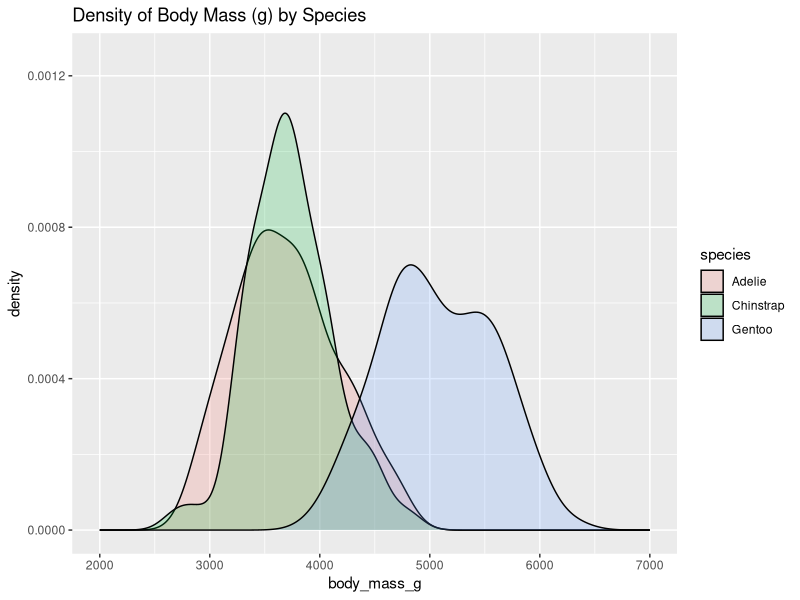
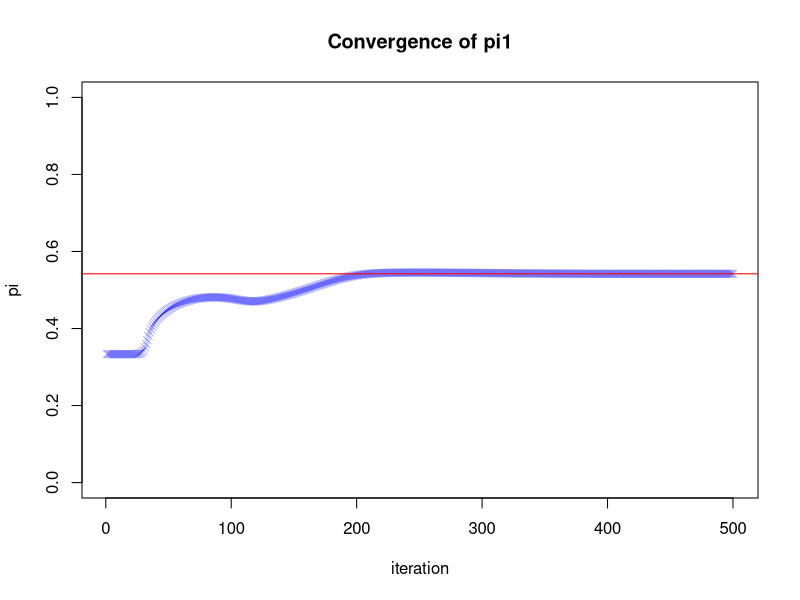
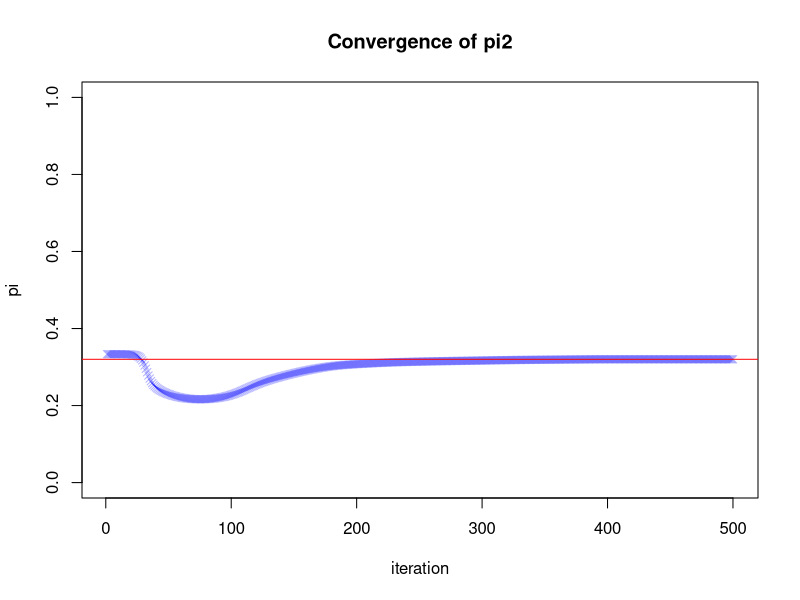
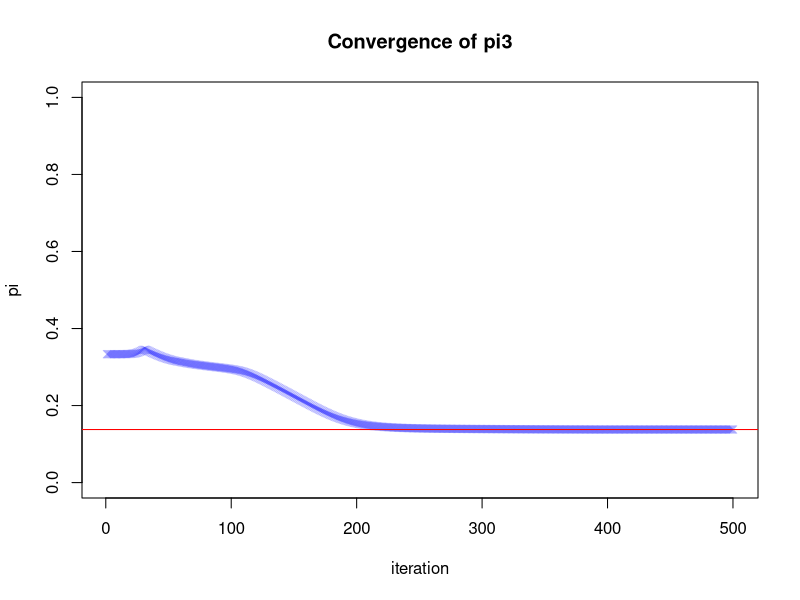

Recreate these plots in R, in order.
## ---- chunk 1
library(knitr)
library(formatR)
library(palmerpenguins)
library(dplyr)
library(ggplot2)
knitr::opts_chunk$set(echo = TRUE)
knitr::opts_chunk$set(tidy.opts = list(width.cutoff = 80))
## ---- chunk 2
# Read in penguins
penguins_data <- palmerpenguins::penguins
# Print penguins to inspect
print(penguins_data)
# Convert penguins to a dataframe
penguins_df <- as.data.frame(penguins_data)
## ---- chunk 3
# Count penguins by species and island
penguins_frequency_dist <- penguins_df %>%
  group_by(species, island) %>%
  count()
# Convert to DF
penguins_frequency_dist_df <- as.data.frame(penguins_frequency_dist)
# Print results
knitr::kable(penguins_frequency_dist_df,
  caption = "Distribution Frequency of Penguins by Species and Island"
)
## ---- chunk 4
# Get unique penguin categories by island
species_by_island_df <- penguins_df %>%
  group_by(island) %>%
  summarise(species = unique(species))
# Print results
knitr::kable(species_by_island_df,
  caption = "Penguin Species by Island"
)
## ---- chunk 5
# Filter for Gentoo penguins and get bill length values
gentoo_idx <- which(penguins_df$species == "Gentoo")
gentoo_bill_lengths <- penguins_df[gentoo_idx, ]$bill_length_mm

# Filter for Chinstrap penguins and get bill length values
chinstrap_idx <- which(penguins_df$species == "Chinstrap")
chinstrap_bill_lengths <- penguins_df[chinstrap_idx, ]$bill_length_mm

# Define significance value
alpha <- 0.05

# Do t test to evaluate if chinstrap average length
# is greater than gentoo average length
t_test_results <- t.test(
  x = chinstrap_bill_lengths,
  y = gentoo_bill_lengths,
  alternative = "greater",
  var.equal = F
)
t_test_pvalue <- t_test_results$p.value
# Evaluate if p-value of t test is greater than signif. value
if (t_test_pvalue < alpha) {
  print("p-value of t-test is less than alpha, so we reject H0")
} else {
  print("p-value of t-test is greater than alpha, so we do not reject H0")
}
## ---- chunk 6
species_na_bool_idx <- is.na(penguins_df$species)
body_mass_na_bool_idx <- is.na(penguins_df$body_mass_g)
combined_bool_idx <- !species_na_bool_idx & !body_mass_na_bool_idx

filtered_penguins_df <- penguins_df[combined_bool_idx, ]
rows_removed_num <- nrow(penguins_df) - nrow(filtered_penguins_df)
## ---- chunk 7
species <- unique(filtered_penguins_df$species)
species_color_list <- c("red", "blue", "green")
combined_species_df <- data.frame()
for (species_i in species) {
  species_idx <- filtered_penguins_df$species == species_i
  species_df <- filtered_penguins_df[species_idx, ]
  species_df_slice <- species_df[c("species", "body_mass_g")]
  combined_species_df <- rbind(combined_species_df, species_df_slice)
}

ggplot(combined_species_df, aes(body_mass_g, fill = species)) +
  geom_density(alpha = 0.2) +
  xlim(2000, 7000) +
  ylim(0, 1.25e-3) +
  ggtitle("Density of Body Mass (g) by Species")
## ---- chunk 8
filtered_penguins_df$body_mass_kg <- filtered_penguins_df$body_mass_g / 1000
neg.logl <- function(theta, pi1, pi2, pi3, w1, w2, w3, x) {
  mu1 <- theta[1]
  mu2 <- theta[2]
  mu3 <- theta[3]

  sigma_1 <- exp(theta[4])
  sigma_2 <- exp(theta[5])
  sigma_3 <- exp(theta[6])
  # density of the mixture model:
  f.x1 <- pi1 * dnorm(x, mu1, sd = sigma_1)
  f.x2 <- pi2 * dnorm(x, mu2, sd = sigma_2)
  f.x3 <- pi3 * dnorm(x, mu3, sd = sigma_3)
  # negative log-likelihood:
  -sum(w1 * log(f.x1) + w2 * log(f.x2) + w3 * log(f.x3))
}
## ---- chunk 9
set.seed(3953629)

em_algo <- function(x, pi1hat_init, pi2hat_init, pi3hat_init, n.iter) {
  # Set n as length of provided x
  n <- length(x)

  # Set up pi_j for each j component
  pi1hat <- rep(NA, n.iter)
  pi2hat <- rep(NA, n.iter)
  pi3hat <- rep(NA, n.iter)

  # Set up p_hat_j for each j component
  p1hat <- matrix(NA, n.iter, n)
  p2hat <- matrix(NA, n.iter, n)
  p3hat <- matrix(NA, n.iter, n)

  # Define starting range for pi_j
  pi1hat_range <- pi1hat_init * 0.8
  pi2hat_range <- pi2hat_init * 0.8
  pi3hat_range <- pi3hat_init * 0.8

  # Store initial provided pi values
  pi1hat[1] <- pi1hat_init
  pi2hat[1] <- pi2hat_init
  pi3hat[1] <- pi3hat_init

  # Calculate t=1 p_hats
  p1hat[1, ] <- runif(n, pi1hat_init - pi1hat_range, pi1hat_init + pi1hat_range)
  p2hat[1, ] <- runif(n, pi2hat_init - pi2hat_range, pi2hat_init + pi2hat_range)
  p3hat[1, ] <- runif(n, pi3hat_init - pi3hat_range, pi3hat_init + pi3hat_range)

  # Set up 6 column theta matrix, and t=1 theta guesses
  thetahat <- matrix(NA, n.iter, 6)
  theta_init_guesses <- c(
    rep(mean(x), 3),
    rep(sd(x), 3)
  )

  # Find initial log likelihood minimized values of theta
  thetahat[1, ] <- optim(
    theta_init_guesses,
    function(theta) {
      neg.logl(
        theta, pi1hat[1], pi2hat[1], pi3hat[1],
        p1hat[1, ], p2hat[1, ], p3hat[1, ], x
      )
    }
  )$par

  # Iter through n.iter
  for (t in 2:n.iter) {
    # E step: update individual probability memberships
    phat_numer.temp <- cbind(
      pi1hat[t - 1] * dnorm(x, thetahat[t - 1, 1], exp(thetahat[t - 1, 4])),
      pi2hat[t - 1] * dnorm(x, thetahat[t - 1, 2], exp(thetahat[t - 1, 5])),
      pi3hat[t - 1] * dnorm(x, thetahat[t - 1, 3], exp(thetahat[t - 1, 6]))
    )
    # Reassign phat values to corresponding phat matrix
    p1hat[t, ] <- phat_numer.temp[, 1] / rowSums(phat_numer.temp)
    p2hat[t, ] <- phat_numer.temp[, 2] / rowSums(phat_numer.temp)
    p3hat[t, ] <- phat_numer.temp[, 3] / rowSums(phat_numer.temp)
    # M step: update parameter estimates
    # Update for corresponding pi_hat
    pi1hat[t] <- mean(p1hat[t, ])
    pi2hat[t] <- mean(p2hat[t, ])
    pi3hat[t] <- mean(p3hat[t, ])
    # Update optimized theta values
    thetahat[t, ] <- optim(thetahat[t - 1, ], function(theta) {
      neg.logl(
        theta, pi1hat[t], pi2hat[t], pi3hat[t],
        p1hat[t, ], p2hat[t, ], p3hat[t, ], x
      )
    })$par
  }
  # Return final theta values, pi values, and phat values
  # final_theta <- thetahat[n.iter, ]
  # final_pi <- c(pi1hat[n.iter], pi2hat[n.iter], pi3hat[n.iter])
  return(list(
    theta = thetahat,
    pi1 = pi1hat,
    pi2 = pi2hat,
    pi3 = pi3hat,
    p1 = p1hat,
    p2 = p2hat,
    p3 = p3hat
  ))
}

n <- nrow(filtered_penguins_df)
peng_species_prop <- filtered_penguins_df %>%
  group_by(species) %>%
  count()
peng_species_prop$prop <- peng_species_prop$n / n

pi1hat_1 <- 1 / 3
pi2hat_1 <- 1 / 3
pi3hat_1 <- 1 / 3

pi1hat_2 <- c(peng_species_prop$prop)[1]
pi2hat_2 <- c(peng_species_prop$prop)[2]
pi3hat_2 <- c(peng_species_prop$prop)[3]

pi1hat_3 <- runif(1, 0, 0.45)
pi2hat_3 <- runif(1, 0, 0.45)
pi3hat_3 <- 1 - pi1hat_3 - pi2hat_3

n.iter <- 500

run_1 <- em_algo(
  filtered_penguins_df$body_mass_kg,
  pi1hat_1,
  pi2hat_1,
  pi3hat_1,
  n.iter
)
run_2 <- em_algo(
  filtered_penguins_df$body_mass_kg,
  pi1hat_2,
  pi2hat_2,
  pi3hat_2,
  n.iter
)
run_3 <- em_algo(
  filtered_penguins_df$body_mass_kg,
  pi1hat_3,
  pi2hat_3,
  pi3hat_3,
  n.iter
)
## ---- chunk 10
actual_props <- c(peng_species_prop$prop)

run_1_props <- list(
  Adelie = sum(run_1$p1[n.iter, ] > 0.5) / n,
  Gentoo = sum(run_1$p2[n.iter, ] > 0.5) / n,
  Chinstrap = sum(run_1$p3[n.iter, ] > 0.5) / n
)
run_2_props <- list(
  Chinstrap = sum(run_2$p1[n.iter, ] > 0.5) / n,
  Adelie = sum(run_2$p2[n.iter, ] > 0.5) / n,
  Gentoo = sum(run_2$p3[n.iter, ] > 0.5) / n
)
run_3_props <- list(
  Adelie = sum(run_3$p1[n.iter, ] > 0.5) / n,
  Gentoo = sum(run_3$p2[n.iter, ] > 0.5) / n,
  Chinstrap = sum(run_3$p3[n.iter, ] > 0.5) / n
)

adelie_comp <- run_1_props$Adelie - c(
  run_1_props$Adelie,
  run_2_props$Adelie,
  run_3_props$Adelie
)
chins_comp <- run_1_props$Chinstrap - c(
  run_1_props$Chinstrap,
  run_2_props$Chinstrap,
  run_3_props$Chinstrap
)
gentoo_comp <- run_1_props$Gentoo - c(
  run_1_props$Gentoo,
  run_2_props$Gentoo,
  run_3_props$Gentoo
)

knitr::kable(rbind(adelie_comp, chins_comp, gentoo_comp),
  col.names = c("Run 1", "Run 2", "Run 3")
)
## ---- chunk 11
pi_labels <- c("pi1", "pi2", "pi3")
for (pi_lab in pi_labels) {
  plot(run_1[[pi_lab]],
    xlab = "iteration",
    ylab = "pi",
    pch = 4,
    col = rgb(0, 0, 1, 0.3),
    ylim = c(0, 1),
    main = sprintf("Convergence of %s", pi_lab)
  )
  abline(h = run_1[[pi_lab]][n.iter], 
     col = 'red'
  )
}
## ---- chunk 12
pi_ests <- c(run_1$pi1[n.iter], run_1$pi2[n.iter], run_1$pi3[n.iter])
mu_ests <- run_1$theta[n.iter, 1:3]
sigma_ests <- run_1$theta[n.iter, 4:6]

mle_summary_df <- data.frame(rbind(pi_ests, mu_ests, sigma_ests),
                             row.names = c("pi", "mu", "sigma"))

knitr::kable(mle_summary_df,
             col.names = c("j = 1", "j = 2", "j = 3"),
             caption = "MLE of pi, mu, and sigma from Run 1")

mean_species_weights <- filtered_penguins_df %>%
                          group_by(species) %>%
                          summarise(weight = mean(body_mass_kg))
knitr::kable(mean_species_weights,
             col.names = c("Species", "Average Weight"),
             caption = "Average Weight (kg) by Species")
